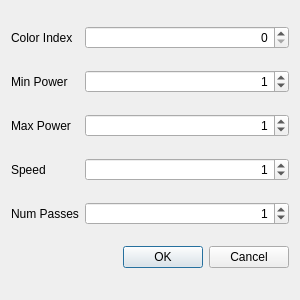
<?xml version="1.0" encoding="UTF-8"?>
<ui version="4.0">
 <class>ExportLbrnDialog</class>
 <widget class="QDialog" name="ExportLbrnDialog">
  <property name="geometry">
   <rect>
    <x>0</x>
    <y>0</y>
    <width>200</width>
    <height>300</height>
   </rect>
  </property>
  <property name="minimumSize">
   <size>
    <width>300</width>
    <height>300</height>
   </size>
  </property>
  <property name="windowTitle">
   <string>Export Lightburn Options</string>
  </property>
	<layout class="QGridLayout" name="gridLayout_1">
		
	  <item row="0" column="0">
	    <widget class="QLabel" name="labelColorIndex">
	     <property name="text">
	      <string>Color Index</string>
	     </property>
	    </widget>
	 </item>
	 <item row="0" column="1">
      <widget class="QSpinBox" name="spinBoxColorIndex">
       <property name="alignment">
        <set>Qt::AlignRight|Qt::AlignTrailing|Qt::AlignVCenter</set>
       </property>
       <property name="maximum">
        <number>29</number>
       </property>
       <property name="value">
        <number>0</number>
       </property>
      </widget>
    </item>


	  <item row="1" column="0">
	    <widget class="QLabel" name="labelMinPower">
	     <property name="text">
	      <string>Min Power</string>
	     </property>
	    </widget>
	 </item>
     <item row="1" column="1">
      <widget class="QSpinBox" name="spinBoxMinPower">
       <property name="alignment">
        <set>Qt::AlignRight|Qt::AlignTrailing|Qt::AlignVCenter</set>
       </property>
       <property name="maximum">
        <number>100</number>
       </property>
       <property name="value">
        <number>1</number>
       </property>
      </widget>
    </item>


	  <item row="2" column="0">
	    <widget class="QLabel" name="labelMaxPower">
	     <property name="text">
	      <string>Max Power</string>
	     </property>
	    </widget>
	 </item>
     <item row="2" column="1">
      <widget class="QSpinBox" name="spinBoxMaxPower">
       <property name="alignment">
        <set>Qt::AlignRight|Qt::AlignTrailing|Qt::AlignVCenter</set>
       </property>
       <property name="maximum">
        <number>100</number>
       </property>
       <property name="value">
        <number>1</number>
       </property>
      </widget>
    </item>


	  <item row="3" column="0">
	    <widget class="QLabel" name="labelSpeed">
	     <property name="text">
	      <string>Speed</string>
	     </property>
	    </widget>
	 </item>
     <item row="3" column="1">
      <widget class="QSpinBox" name="spinBoxSpeed">
       <property name="alignment">
        <set>Qt::AlignRight|Qt::AlignTrailing|Qt::AlignVCenter</set>
       </property>
       <property name="maximum">
        <number>100000</number>
       </property>
       <property name="value">
        <number>1</number>
       </property>
      </widget>
    </item>
    

	  <item row="4" column="0">
	    <widget class="QLabel" name="labelNumPasses">
	     <property name="text">
	      <string>Num Passes</string>
	     </property>
	    </widget>
	 </item>
    <item row="4" column="1">
      <widget class="QSpinBox" name="spinBoxNumPasses">
       <property name="alignment">
        <set>Qt::AlignRight|Qt::AlignTrailing|Qt::AlignVCenter</set>
       </property>
       <property name="maximum">
        <number>10</number>
       </property>
       <property name="value">
        <number>1</number>
       </property>
      </widget>
    </item>

   <item row="5" column="1">
    <widget class="QDialogButtonBox" name="buttonBox">
     <property name="orientation">
      <enum>Qt::Horizontal</enum>
     </property>
     <property name="standardButtons">
      <set>QDialogButtonBox::Cancel|QDialogButtonBox::Ok</set>
     </property>
    </widget>
   </item>

  </layout>
 </widget>
 <resources/>
 <connections>
  <connection>
   <sender>buttonBox</sender>
   <signal>accepted()</signal>
   <receiver>ExportLbrnDialog</receiver>
   <slot>accept()</slot>
   <hints>
    <hint type="sourcelabel">
     <x>248</x>
     <y>254</y>
    </hint>
    <hint type="destinationlabel">
     <x>157</x>
     <y>274</y>
    </hint>
   </hints>
  </connection>
  <connection>
   <sender>buttonBox</sender>
   <signal>rejected()</signal>
   <receiver>ExportLbrnDialog</receiver>
   <slot>reject()</slot>
   <hints>
    <hint type="sourcelabel">
     <x>316</x>
     <y>260</y>
    </hint>
    <hint type="destinationlabel">
     <x>286</x>
     <y>274</y>
    </hint>
   </hints>
  </connection>
 </connections>
 <buttongroups>
  <buttongroup name="orientButtonGroup"/>
  <buttongroup name="sizeButtonGroup"/>
  <buttongroup name="gridButtonGroup"/>
 </buttongroups>
</ui>
